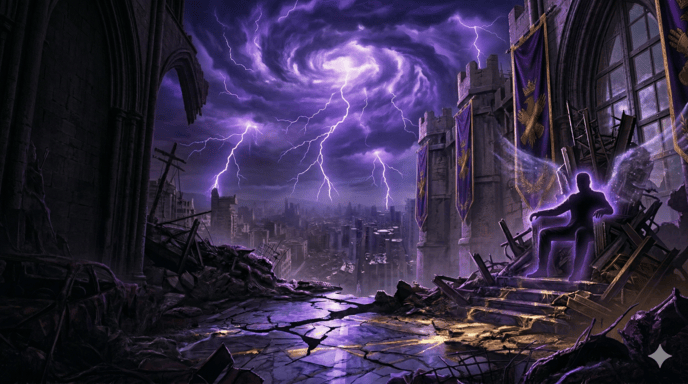
#> input picture bg_axiom.png, 688 x 384 px; its folder holds only this picture in this run
$ python -i apex_discord_bot_V3.py   (imports and definitions only)
#> lines starting #> are read from the running program, lines starting #| are printed output that depends on the picture
"""
APEX CLAN - Discord Bot
========================================
Commands:
    !help                           — list all commands
    !register <ingame_username>     — link your Discord to your in-game name
    !unregister <ingame_username>   — admin only: remove/correct a registration
    !stats <username>               — look up any member's stats
    !mystats                        — your own stats (requires !register first)
    !armory                         — view clan armory inventory
    !armory request <item name>     — request to borrow an item
    !weeklysummary                  — admin only: post weekly summary image
    !applyofficer                   — apply for Officer promotion (checks eligibility first)
    !assignroles                    — admin only: assign Discord roles by SP rank

Auto role assignment:
    Run apex_assign_roles() manually or call it after your weekly calc.
    Requires Discord roles named exactly: Scout, Apex Scout, Ranger,
    Apex Ranger, Templar, Apex Templar, Officer, Apex Officer, Axiom

Requirements:
    pip install discord.py python-dotenv

.env file (same folder):
    DISCORD_TOKEN=your_token_here
    DB_FILE=apex_clan_v2.db
    ADMIN_DISCORD_ID=your_discord_user_id

Run:
    python apex_discord_bot.py
"""

import discord
from discord.ext import commands, tasks
import asyncio
import sqlite3
import os
import io
import urllib.request
import json as _json
from datetime import datetime, date
from PIL import Image, ImageDraw, ImageFont
from dotenv import load_dotenv

# [1 line not run here, left out]

TOKEN          = os.getenv("DISCORD_TOKEN")
DB_FILE        = os.getenv("DB_FILE", "apex_clan_v2.db")
ADMIN_ID       = int(os.getenv("ADMIN_DISCORD_ID", "0"))

ARMORY_SHEET_ID        = "1BJKCAruFvG4Q8gGpo1VMequJwAjthupQO9Ne-FexKw0"
ARMORY_API_KEY         = os.getenv("ARMORY_API_KEY")
ARMORY_TAB             = "Sheet1"
ARMORY_REQUEST_CHANNEL = "armory-requests"
PROMOTION_APP_CHANNEL  = "officer-applications"
ACOL = {"name":3, "borrowed_by":10, "due_date":12, "rank":15}

# Officer promotion requirements
OFFICER_MIN_RANK     = "Ranger"
OFFICER_DISCORD_ROLE = "Regular"
OFFICER_MIN_MEDALS   = 4

# Application questions (replace with real questions when ready)
OFFICER_APP_QUESTIONS = [
    "Why do you want to become an Officer in APEX?",
    "What did you contribute to the clan beyond your stats in the past 3 months?",
    "What skills (not DF related) do you bring to the table?",
    "Describe 3 moments where you helped another clan member.",
    "What would you like to change within APEX, how would you facilitate this change as an Officer?",
]

# All valid SP rank names (must match Discord role names exactly)
# Ordered lowest → highest (used for rank-up comparisons and armory checks)
SP_RANKS = [
    "Scout", "Apex Scout", "Ranger", "Apex Ranger",
    "Templar", "Apex Templar", "Officer", "Apex Officer", "Axiom"
]

RANK_COLORS = {
    "axiom":        0xc9b8ff,
    "apex officer": 0xffd700,
    "officer":      0xffe680,
    "apex templar": 0xff9999,
    "templar":      0xff8080,
    "apex ranger":  0x99bbff,
    "ranger":       0x74b9ff,
    "apex scout":   0x90ee90,
    "scout":        0x55efc4,
}

RANK_NEXT = {
    "Scout":        ("Apex Scout",   50),
    "Apex Scout":   ("Ranger",       120),
    "Ranger":       ("Apex Ranger",  200),
    "Apex Ranger":  ("Templar",      300),
    "Templar":      ("Apex Templar", 400),
    "Apex Templar": (None,           None),
    "Officer":      (None,           None),
    "Apex Officer": (None,           None),
    "Axiom":        (None,           None),
}

TIER_EMOJI = {"Bronze": "🟫", "Silver": "⬜", "Gold": "🟨", "Platinum": "🔷"}
CAT_LABEL  = {
    "ts":     "TS ⚔️",
    "tpk":    "TPK 💀",
    "tl":     "TL 📦",
    "streak": "Streak 🔥",
    "global": "Global 🌍",
}

# ══════════════════════════════════════════════
#  DB HELPERS
# ══════════════════════════════════════════════
# [4 lines left out: function get_conn, not called in this run]

def safe_int(v, default=0):
    try: return int(float(v)) if v not in (None, "", "-") else default
    except: return default

def safe_float(v, default=0.0):
    try: return float(v) if v not in (None, "", "-") else default
    except: return default

# [6 lines left out: function fmt, not called in this run]

def progress_bar(pct, length=10):
    filled = round(pct / 100 * length)
    return "█" * filled + "░" * (length - filled) + f" {pct:.0f}%"

# [117 lines left out: functions get_current_week, ensure_discord_table, find_username, get_ingame_name, register_member, unregister_member and 1 more, not called in this run]

# ══════════════════════════════════════════════
#  IMAGE CARD GENERATOR
# ══════════════════════════════════════════════
def _font(candidates, size):
    """Try each font path in order, fall back gracefully."""
#> called with size = 30
    for path in candidates:
        try: return ImageFont.truetype(path, size)
        except: pass
    return ImageFont.load_default()

# Font candidates: Windows paths first, Linux fallback
_BOLD    = ["C:/Windows/Fonts/arialbd.ttf",   "C:/Windows/Fonts/calibrib.ttf",
            "/usr/share/fonts/truetype/google-fonts/Poppins-Bold.ttf",
            "/usr/share/fonts/truetype/liberation/LiberationSans-Bold.ttf"]
_REG     = ["C:/Windows/Fonts/arial.ttf",     "C:/Windows/Fonts/calibri.ttf",
            "/usr/share/fonts/truetype/google-fonts/Poppins-Regular.ttf",
            "/usr/share/fonts/truetype/liberation/LiberationSans-Regular.ttf"]
_MEDIUM  = ["C:/Windows/Fonts/arial.ttf",     "C:/Windows/Fonts/calibri.ttf",
            "/usr/share/fonts/truetype/google-fonts/Poppins-Medium.ttf",
            "/usr/share/fonts/truetype/liberation/LiberationSans-Regular.ttf"]
_MONO    = ["C:/Windows/Fonts/consola.ttf",   "C:/Windows/Fonts/cour.ttf",
            "/usr/share/fonts/truetype/liberation/LiberationMono-Bold.ttf"]
_MONO_SM = ["C:/Windows/Fonts/consola.ttf",   "C:/Windows/Fonts/cour.ttf",
            "/usr/share/fonts/truetype/liberation/LiberationMono-Regular.ttf"]

_fnt_title    = _font(_BOLD,    30)
_fnt_rank     = _font(_BOLD,    18)
_fnt_label    = _font(_MEDIUM,  11)
_fnt_value    = _font(_BOLD,    22)
_fnt_sub      = _font(_REG,     12)
_fnt_mono     = _font(_MONO,    12)
_fnt_mono_sm  = _font(_MONO_SM, 11)
_fnt_medal    = _font(_BOLD,    10)
_fnt_event    = _font(_MEDIUM,  11)

_CARD_BG      = (10, 10, 10)
_CARD_SECTION = (28, 28, 28)
_CARD_GOLD    = (241, 196, 15)
_CARD_GREEN   = (46, 204, 113)
_CARD_MUTED   = (107, 96, 85)
_CARD_TEXT    = (212, 201, 184)
_CARD_WHITE   = (255, 255, 255)
_CARD_RED     = (231, 76, 60)

_CARD_RANK_COLORS = {
    "axiom":        (201, 184, 255),
    "apex officer": (255, 215,   0),
    "officer":      (255, 230, 128),
    "apex templar": (255, 153, 153),
    "templar":      (255, 128, 128),
    "apex ranger":  (153, 187, 255),
    "ranger":       (116, 185, 255),
    "apex scout":   (144, 238, 144),
    "scout":        ( 85, 239, 196),
}

_TIER_COLORS = {
    "Platinum": (116, 185, 255),
    "Gold":     (241, 196,  15),
    "Silver":   (189, 195, 199),
    "Bronze":   (176, 106,  53),
}

_CARD_W, _CARD_H = 540, 450

# [114 lines left out: functions _draw_progress_bar, _draw_stat_box, _draw_circle_medal, _draw_event_badge, _get_medals_for_card, not called in this run]

def generate_stats_card(data: dict) -> bytes:
    _RANK_BG = {
        "axiom":        "bg_axiom.png",
        "apex officer": "bg_officer.png",
        "officer":      "bg_officer.png",
        "apex templar": "bg_templar.png",
        "templar":      "bg_templar.png",
        "apex ranger":  "bg_ranger.png",
        "ranger":       "bg_ranger.png",
        "apex scout":   "bg_scout.png",
        "scout":        "bg_scout.png",
    }

    bg_path    = _RANK_BG.get(data["sp_rank"].lower(), None)
    has_bg     = False
    if bg_path:
        try:
            img    = Image.open(bg_path).convert("RGBA").resize((_CARD_W, _CARD_H), Image.LANCZOS)
            # Subtle global darkening so text always readable
            dimmer = Image.new("RGBA", (_CARD_W, _CARD_H), (0, 0, 0, 100))
            img    = Image.alpha_composite(img, dimmer)
            has_bg = True
        except FileNotFoundError:
            img = Image.new("RGBA", (_CARD_W, _CARD_H), _CARD_BG + (255,))
    else:
        img = Image.new("RGBA", (_CARD_W, _CARD_H), _CARD_BG + (255,))

    W, H     = _CARD_W, _CARD_H
    rank_col = _CARD_RANK_COLORS.get(data["sp_rank"].lower(), _CARD_RED)

    # ── Semi-transparent box overlay (only drawn when there's a background) ──
    # BOX_ALPHA: 0 = fully see-through, 255 = fully solid. 160 is a good midpoint.
    BOX_ALPHA = 160 if has_bg else 255

    overlay      = Image.new("RGBA", (W, H), (0, 0, 0, 0))
    overlay_draw = ImageDraw.Draw(overlay)

    box_y = 193
    box_h = 92
    gap   = 5
    box_w = (W - 40 - gap*2) // 3

    # Stat boxes
    for i in range(3):
        bx = 20 + i * (box_w + gap)
        overlay_draw.rectangle([bx, box_y, bx+box_w, box_y+box_h],
                                fill=_CARD_SECTION + (BOX_ALPHA,))

    # Footer bar
    overlay_draw.rectangle([4, H-26, W-4, H-4], fill=(14, 14, 14, BOX_ALPHA + 40))

    # Header area subtle tint (top ~120px) so text is always readable over busy backgrounds
    if has_bg:
        overlay_draw.rectangle([0, 0, W, 120], fill=(0, 0, 0, 80))

    img = Image.alpha_composite(img, overlay).convert("RGB")
    draw = ImageDraw.Draw(img)

    # ── Borders ──
    draw.rectangle([0,   0,   4,   H  ], fill=rank_col)
    draw.rectangle([W-4, 0,   W,   H  ], fill=rank_col)
    draw.rectangle([0,   0,   W,   4  ], fill=rank_col)
    draw.rectangle([0,   H-4, W,   H  ], fill=rank_col)

    draw.text((20, 14), data["username"], font=_fnt_title, fill=_CARD_WHITE)
    draw.text((20, 52), f"{data['sp_rank']}  ·  Lv. {data['level']}", font=_fnt_rank, fill=rank_col)

    sp_txt  = f"{data['sp']:.1f} SP"
    chg     = data["sp_change"]
    chg_col = _CARD_GREEN if chg >= 0 else _CARD_RED
    chg_txt = (f"+{chg:.1f}" if chg >= 0 else f"{chg:.1f}") + " this week"
    draw.text((20, 76), sp_txt, font=_fnt_rank, fill=_CARD_GOLD)
    sp_w = draw.textlength(sp_txt, font=_fnt_rank)
    draw.text((20 + sp_w + 10, 80), chg_txt, font=_fnt_sub, fill=chg_col)

    s     = data["streak"]
    s_col = _CARD_RED if s >= 4 else (_CARD_GOLD if s >= 2 else _CARD_MUTED)
    draw.text((20, 100), f"STREAK: {s} weeks  (best: {data['best_streak']})", font=_fnt_sub, fill=s_col)

    draw.rectangle([20, 124, W-20, 125], fill=(40, 40, 40))
    draw.text((20, 132), "RANK PROGRESS", font=_fnt_label, fill=_CARD_MUTED)

    pct    = data["progress_pct"]
    next_r = data["next_rank"]
    _draw_progress_bar(draw, 20, 150, W-40, pct, rank_col)
    sub_txt = f"{data['sp_to_next']:.1f} SP to {next_r}" if next_r else "Maximum rank reached"
    draw.text((20, 164), sub_txt, font=_fnt_sub, fill=_CARD_TEXT)
    pct_txt = f"{pct:.0f}%"
    pw = draw.textlength(pct_txt, font=_fnt_mono_sm)
    draw.text((W-24-pw, 164), pct_txt, font=_fnt_mono_sm, fill=rank_col)

    draw.rectangle([20, 184, W-20, 185], fill=(40, 40, 40))

    # ── Stat boxes (text only — boxes already drawn in overlay) ──
    stats = [
        ("TOP SURVIVOR", fmt(data["weekly_ts"]),  f"Global: {data['ts_rank']}",  data["sp_ts"]),
        ("TOTAL KILLS",  fmt(data["weekly_tpk"]), f"Global: {data['tpk_rank']}", data["sp_tpk"]),
        ("TOTAL LOOTS",  fmt(data["weekly_tl"]),  f"Global: {data['tl_rank']}",  data["sp_tl"]),
    ]
    for i, (lbl, val, sub, sp_g) in enumerate(stats):
        bx = 20 + i * (box_w + gap)
        # top accent bar on each box
        draw.rectangle([bx, box_y, bx+box_w, box_y+3], fill=rank_col)
        lx = bx + 10
        draw.text((lx, box_y+10), lbl, font=_fnt_label, fill=_CARD_MUTED)
        draw.text((lx, box_y+26), val, font=_fnt_value, fill=_CARD_WHITE)
        draw.text((lx, box_y+52), sub, font=_fnt_sub,   fill=_CARD_MUTED)
        sp_col = _CARD_GREEN if (sp_g and float(sp_g.replace("+","").replace(" SP","")) > 0) else _CARD_MUTED
        draw.text((lx, box_y+68), sp_g or "+0 SP", font=_fnt_mono, fill=sp_col)

    div_y = box_y + box_h + 10
    draw.rectangle([20, div_y, W-20, div_y+1], fill=(40, 40, 40))

    med_y = div_y + 10
    draw.text((20, med_y), "MEDALS OF HONOR", font=_fnt_label, fill=_CARD_MUTED)

    medals        = data.get("medals", [])
    circle_medals = [(t, l) for t, l in medals if t != "Event"]
    event_medals  = [(t, l) for t, l in medals if t == "Event"]

    r       = 26
    spacing = 14
    cx      = 20 + r
    cy      = med_y + 20 + r

    for tier, lbl in circle_medals:
        _draw_circle_medal(draw, cx, cy, r, tier, lbl)
        cx += r*2 + spacing

    badge_x = cx + 4
    badge_y = cy - r
    if badge_x + 100 > W - 10:
        badge_x = 20
        badge_y = cy + r + 10
    for _, txt in event_medals:
        _draw_event_badge(draw, badge_x, badge_y, txt, height=r*2)

    draw.text((20, H-18), f"APEX Clan  ·  Dead Frontier  ·  {data['week']}", font=_fnt_mono_sm, fill=_CARD_MUTED)

    buf = io.BytesIO()
    img.save(buf, format="PNG")
    buf.seek(0)
    return buf.getvalue()

# [186 lines left out: functions build_stats_image, build_stats_embed, not called in this run]

# ══════════════════════════════════════════════
#  ROLE ASSIGNMENT
# ══════════════════════════════════════════════
# [75 lines not run here, left out]

# ══════════════════════════════════════════════
#  OFFICER PROMOTION
# ══════════════════════════════════════════════
# [84 lines left out: function check_promotion_eligibility, not called in this run]


# ══════════════════════════════════════════════
#  BOT
# ══════════════════════════════════════════════
# [1 line that did not run here, left out]
# [1 line that did not run here, left out]
# [1 line that did not run here, left out]
# [1 line that did not run here, left out]


# ══════════════════════════════════════════════
#  ARMORY FULFILLMENT BUTTON
# ══════════════════════════════════════════════
# [49 lines that did not run here, left out]


# ══════════════════════════════════════════════
#  ARMORY
# ══════════════════════════════════════════════
# [626 lines left out: functions fetch_armory, find_armory_item, build_armory_image, build_armory_embed, get_weekly_summary_data, build_weekly_summary_image, not called in this run]


# ══════════════════════════════════════════════
#  LEADERBOARD
# ══════════════════════════════════════════════
LEADERBOARD_CATEGORIES = {
    "sp":  {"label": "SP Gain",       "col": "sp_change",    "source": "analysis", "fmt": lambda v: f"{v:+.1f} SP"},
    "ts":  {"label": "Top Survivor",  "col": "weekly_ts",    "source": "snapshot", "fmt": lambda v: fmt(v)},
    "tpk": {"label": "Total Kills",   "col": "weekly_tpk",   "source": "snapshot", "fmt": lambda v: fmt(v)},
    "tl":  {"label": "Total Loots",   "col": "weekly_loots", "source": "snapshot", "fmt": lambda v: fmt(v)},
}

# [163 lines left out: functions get_leaderboard_data, build_leaderboard_image, not called in this run]


class LeaderboardView(discord.ui.View):
    """Tabbed buttons to switch leaderboard category."""

    CATS = [("sp", "⭐ SP Gain"), ("ts", "⚔️ Top Survivor"),
            ("tpk", "💀 Total Kills"), ("tl", "📦 Total Loots")]

    # [26 lines left out: functions __init__, _make_callback, not called in this run]


# ══════════════════════════════════════════════
#  BEST WEEK LEADERBOARD
# ══════════════════════════════════════════════
BEST_CATEGORIES = {
    "ts":  {"label": "Top Survivor", "col": "weekly_ts",    "fmt": lambda v: fmt(v)},
    "tpk": {"label": "Total Kills",  "col": "weekly_tpk",   "fmt": lambda v: fmt(v)},
    "tl":  {"label": "Total Loots",  "col": "weekly_loots", "fmt": lambda v: fmt(v)},
}

# [142 lines left out: functions get_best_week_data, build_best_image, not called in this run]


class BestView(discord.ui.View):
    """Tabbed buttons for !best command."""

    CATS = [("ts", "⚔️ Top Survivor"), ("tpk", "💀 Total Kills"), ("tl", "📦 Total Loots")]

    # [25 lines left out: functions __init__, _make_callback, not called in this run]


# ══════════════════════════════════════════════
#  DUE DATE NOTIFICATIONS
# ══════════════════════════════════════════════
# This marker is embedded in every due DM so the bot can detect it in DM history
# and avoid sending duplicates — format: APEX_DUE::<item_name>::<due_date>
DUE_MARKER_PREFIX = "APEX_DUE::"

def _make_marker(item_name: str, due_date: str) -> str:
    return f"{DUE_MARKER_PREFIX}{item_name}::{due_date}"

# [550 lines not run here, left out]

>>> import cv2
>>> picture = cv2.imread('bg_axiom.png', cv2.IMREAD_GRAYSCALE)
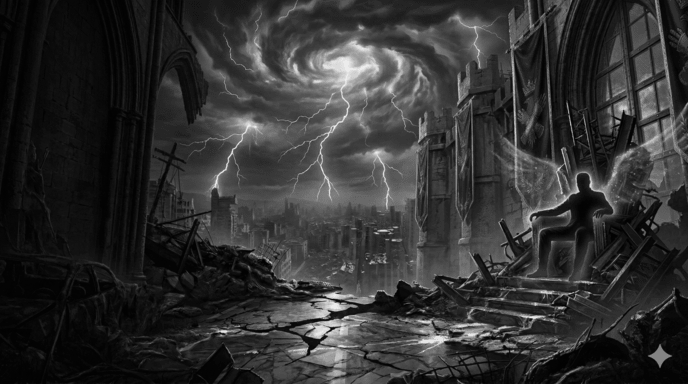
#> picture: shape (384, 688); min 2, max 236, mean 49.3
#> (the run stopped early here; a loop or call above may not have finished)

$ run again, on bg_officer.png
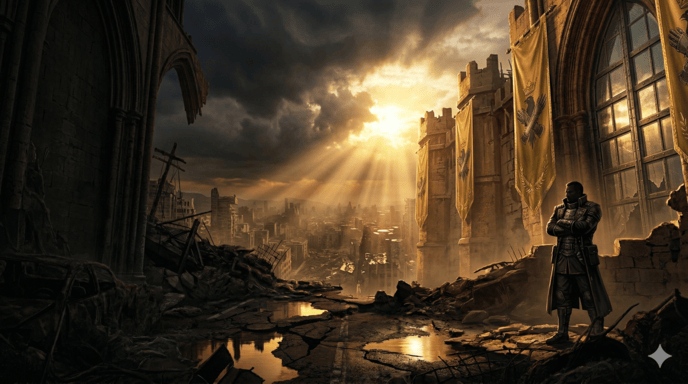
#> input picture bg_officer.png, 688 x 384 px
#> `picture = cv2.imread('bg_axiom.png', cv2.IMREAD_GRAYSCALE)`:
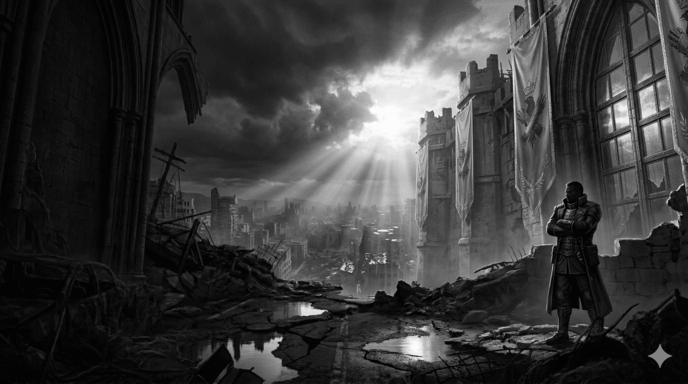
#> picture: shape (384, 688); min 2, max 252, mean 57.2

$ run again, on bg_ranger.png
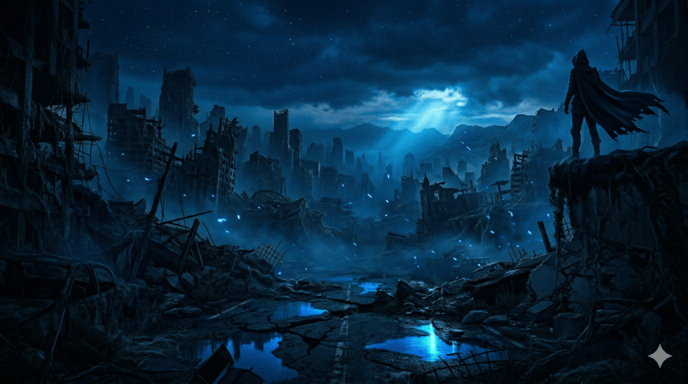
#> input picture bg_ranger.png, 688 x 384 px
#> `picture = cv2.imread('bg_axiom.png', cv2.IMREAD_GRAYSCALE)`:
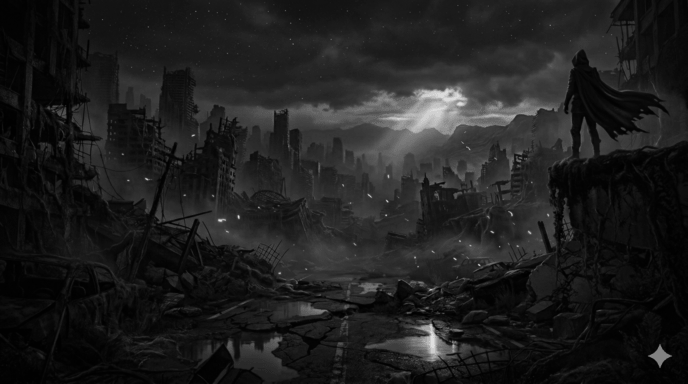
#> picture: shape (384, 688); min 1, max 224, mean 30.9
